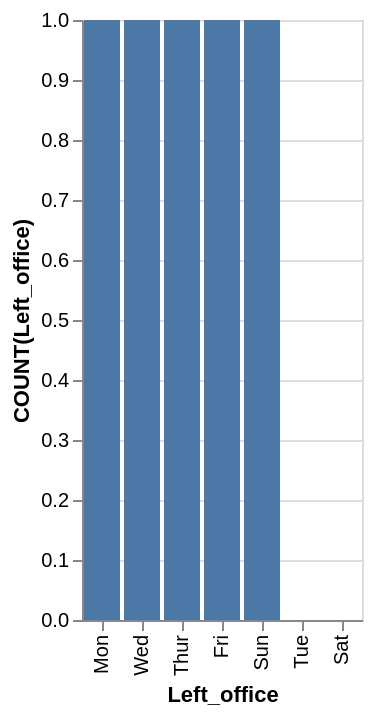

Vega-Lite specification stored for this chart:
### Vega-Lite specification from a JSON file in a GitHub repository (floating-point values rounded to 4 significant figures)
{"data": {"values": [{"x_data": "Mon", "y_data": 1}, {"x_data": "Tue", "y_data": 0}, {"x_data": "Wed", "y_data": 1}, {"x_data": "Thur", "y_data": 1}, {"x_data": "Fri", "y_data": 1}, {"x_data": "Sat", "y_data": 0}, {"x_data": "Sun", "y_data": 1}]}, "mark": "bar", "encoding": {"x": {"field": "x_data", "type": "nominal", "title": "Left_office", "sort": {"op": "sum", "field": "y_data", "order": "descending"}}, "y": {"field": "y_data", "type": "quantitative", "title": "COUNT(Left_office)"}}}
